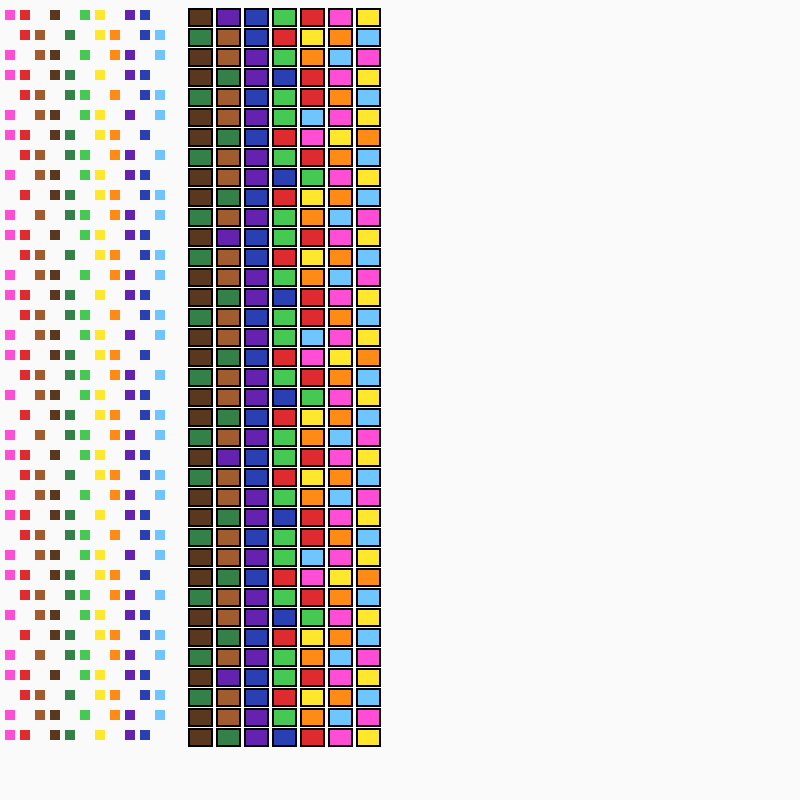
Frame 1 (no input)
Frame 2 (the mouse pressed at the canvas centre, redrawn once): identical to frame 1, image omitted

The Processing sketch that drew this single still picture (run headless with seeded random() and noise(); the mouse was pressed at the canvas centre and the sketch redrawn once):

// Processing sketch: TestColourChooser
// ── TestColourChooser.pde
import java.util.Collections;
import java.util.List;
import java.util.Comparator;

color[] colours = new color[11]; 
int[] colourCounts = new int[11]; 
int totalPenCount = 0; 


void setup () { 

  size(800, 800); 

  colours[0] = #FF4DD6; // pink
  colours[1] = #DE2B30;   // red
  colours[2] = #A05C2F;// light brown
  colours[3] = #5A371F;  // dark brown
  colours[4] = #338149; // dark green 
  colours[5] = #45C953; // light green 
  colours[6] = #FFE72E ; // yellow
  colours[7] = #FF8B17 ; // orange
  colours[8] = #6522AF ; // purple
  colours[9] = #293FB2 ; // navy blue
  colours[10] = #6FC6FF ; // sky blue

  for(int i = 0; i<colours.length; i++) { 
   println(brightness(colours[i]), saturation(colours[i]));  
    
  }

  noSmooth();

  noLoop();
}

public class ColourComparator implements Comparator<Integer> {

  
  public int compare(Integer n1, Integer n2) {
      float b1 = brightness(colours[n1]) + saturation(colours[n1]); 
      float b2 = brightness(colours[n2]) + saturation(colours[n1]); 
      println(b1, b2, b1-b2);
      return (int)(b1-b2);
    
  }
}

void draw() { 
  background(250);
  int startColour = 0; 
  noSmooth();
  float y = 10; 
  strokeWeight(7); 
  strokeCap(SQUARE);
  
  for(int i = 0; i<colourCounts.length; i++) colourCounts[i]=24;
  
  boolean cancelled = false; 
  totalPenCount = 132*2; 
  
  while ((totalPenCount-7>0) && (!cancelled)) { 
    strokeWeight(10); 
    
    ArrayList<Integer> chosencolours = new ArrayList<Integer>();
    for (int i = 0; i<7; i++) chosencolours.add(-1);  
    
    for (int i = 0; i<7; i++) { 
      int colourindex = (startColour+((i+9)*3))%11;    
      //if(colourCounts[colourindex]>=24) {
        
      //  while(i>0) { 
      //    i--;
      //    colourindex = (startColour+(i*2))%11;  
      //    colourCounts[colourindex]--;
      //    totalPenCount--;
      //  }
      //  cancelled = true; 
      //  break;
      //}
      int trynextcount = 0; 
      while((colourCounts[colourindex]<=0) || (chosencolours.contains(colourindex))) {
        colourindex=(colourindex+1)%11; 
        trynextcount++;
        if(trynextcount>=10) { 
          println("run out at ", i); 
          cancelled =true; 
          break;
        }
      }
      colourCounts[colourindex]--; 
      
      totalPenCount--; 


      chosencolours.set(i,colourindex); 
      stroke(colours[colourindex]); 
      float x = (colourindex*15)+10;
      line(x, y, x, y+10);
    }
    Collections.sort(chosencolours, new ColourComparator());
    
    //chosencolours = sort(chosencolours); 
    strokeWeight(21); 
    //if(cancelled) break;
    for (int i = 0; i<7; i++) { 
      if(chosencolours.get(i)<0) continue; 
      float x = (i*28)+200;
      strokeWeight(25); 
      stroke(0);
      line(x, y-2, x, y+17);
      strokeWeight(21); 
      stroke(colours[chosencolours.get(i)]);

      line(x, y, x, y+15);
    }

    startColour++; 
    y+= 20;
  }

  println("total pens left : ", totalPenCount);
  for (int i =0; i<11; i++) { 
    println("colour "+i+" : "+colourCounts[i]);
  }
}
